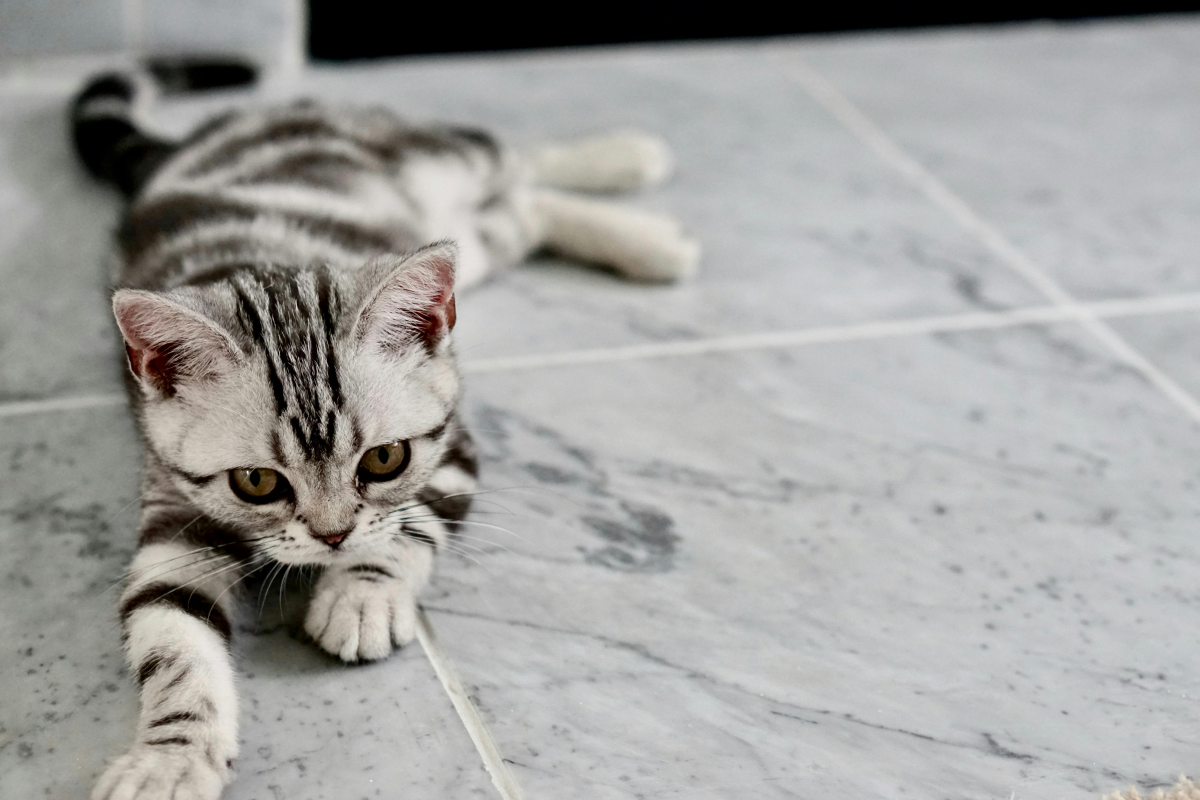
#> input picture data/train/cat1.jpg, 6000 x 4000 px, found by its file name (shown at 1/5 size); its folder holds 4 pictures in this run
$ python SVM_Classifier.py
#> lines starting #> are read from the running program, lines starting #| are printed output that depends on the picture
import os
import cv2
import numpy as np
import pandas as pd
from sklearn.svm import SVC
from sklearn.model_selection import train_test_split
from sklearn.preprocessing import StandardScaler
from sklearn.metrics import classification_report
import joblib

# 1. Setting folder paths and image size
base_path = 'C:/Users/Atharva/PycharmProjects/SkillCraft/TASK 3'
data_folder = os.path.join(base_path, 'data/train')
model_folder = os.path.join(base_path, 'models')
results_folder = os.path.join(base_path, 'results')
image_size = (64, 64)

# Ensuring the output folders exist
os.makedirs(model_folder, exist_ok=True)
os.makedirs(results_folder, exist_ok=True)

# 2. Load and preprocess images
X = []
y = []
filenames = []

for file in os.listdir(data_folder):
    if file.lower().endswith(('.jpg', '.jpeg', '.png')):
        path = os.path.join(data_folder, file)
        img = cv2.imread(path)
#> img is the input picture: shape (4000, 6000, 3); mean B, G, R 159.5, 161.5, 161.8
        img = cv2.resize(img, image_size)
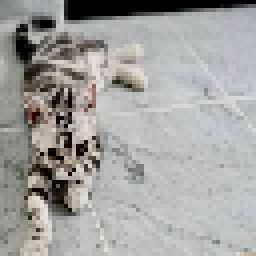
#> img: shape (64, 64, 3) (shown 4 times larger); mean B, G, R 159.6, 161.6, 161.9
        gray = cv2.cvtColor(img, cv2.COLOR_BGR2GRAY)
        X.append(gray.flatten())  # Convert 2D to 1D
        filenames.append(file)
        y.append(0 if 'cat' in file.lower() else 1)  # 0 = Cat, 1 = Dog
#> pass 2 of the loop `for file in os.listdir(data_folder):`:
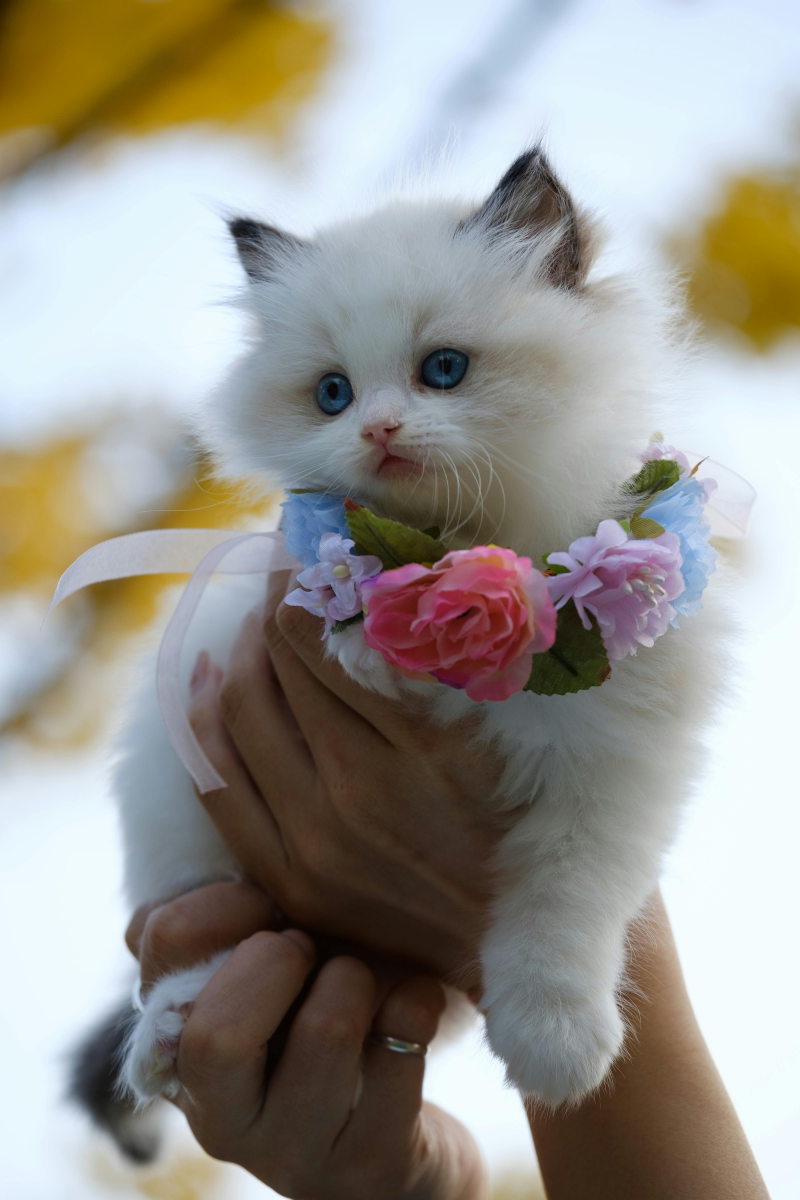
#> input picture data/train/cat10.jpg, 4000 x 6000 px, found by its file name (shown at 1/5 size)
#> img is the input picture: shape (6000, 4000, 3); mean B, G, R 145.1, 151.5, 154.4
#> `img = cv2.resize(img, image_size)`:
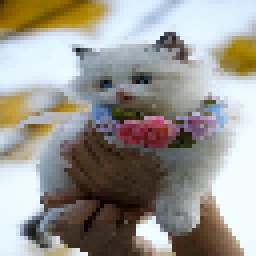
#> img: shape (64, 64, 3) (shown 4 times larger); mean B, G, R 145, 151.4, 154.3
#> `gray = cv2.cvtColor(img, cv2.COLOR_BGR2GRAY)`:
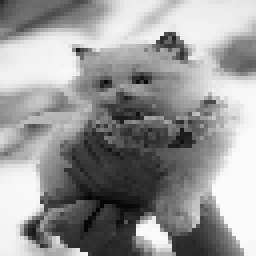
#> gray: shape (64, 64) (shown 4 times larger); min 4, max 251, mean 151.5

# Convert lists to arrays
X = np.array(X)
y = np.array(y)

# 3. Standardize features
scaler = StandardScaler()
X_scaled = scaler.fit_transform(X)

# 4. Train-test split
X_train, X_test, y_train, y_test, f_train, f_test = train_test_split(
    X_scaled, y, filenames, test_size=0.2, random_state=42
)

# 5. Train the SVM model
model = SVC(kernel='linear')
#> (the run stopped early here; a loop or call above may not have finished)
